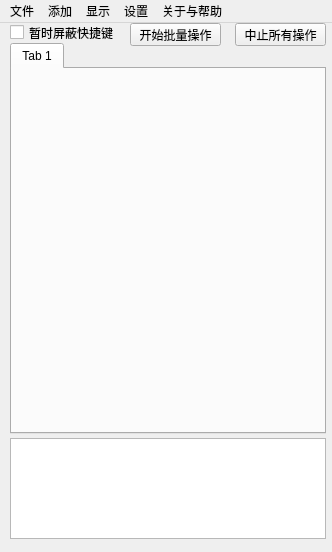
<?xml version="1.0" encoding="UTF-8"?>
<ui version="4.0">
 <class>MainWindow</class>
 <widget class="QMainWindow" name="MainWindow">
  <property name="geometry">
   <rect>
    <x>0</x>
    <y>0</y>
    <width>332</width>
    <height>552</height>
   </rect>
  </property>
  <property name="windowTitle">
   <string>MainWindow</string>
  </property>
  <widget class="QWidget" name="centralwidget">
   <widget class="QCheckBox" name="is_block_short_key">
    <property name="geometry">
     <rect>
      <x>10</x>
      <y>0</y>
      <width>111</width>
      <height>19</height>
     </rect>
    </property>
    <property name="toolTip">
     <string>暂时屏蔽快捷键以便进行生成区域选定，创建多个AI导出文档</string>
    </property>
    <property name="text">
     <string>暂时屏蔽快捷键</string>
    </property>
   </widget>
   <widget class="QPushButton" name="start_all">
    <property name="geometry">
     <rect>
      <x>130</x>
      <y>0</y>
      <width>91</width>
      <height>23</height>
     </rect>
    </property>
    <property name="toolTip">
     <string>对当前所有任务进行顺序流水线执行</string>
    </property>
    <property name="text">
     <string>开始批量操作</string>
    </property>
   </widget>
   <widget class="QPushButton" name="stop_all">
    <property name="geometry">
     <rect>
      <x>235</x>
      <y>0</y>
      <width>91</width>
      <height>23</height>
     </rect>
    </property>
    <property name="toolTip">
     <string>执行流水线任务操作后，按此键可一键中止</string>
    </property>
    <property name="text">
     <string>中止所有操作</string>
    </property>
   </widget>
   <widget class="QTabWidget" name="tabWidget">
    <property name="geometry">
     <rect>
      <x>10</x>
      <y>20</y>
      <width>316</width>
      <height>391</height>
     </rect>
    </property>
    <property name="styleSheet">
     <string notr="true"/>
    </property>
    <property name="currentIndex">
     <number>0</number>
    </property>
    <widget class="QWidget" name="tab">
     <attribute name="title">
      <string>Tab 1</string>
     </attribute>
    </widget>
   </widget>
   <widget class="QTextBrowser" name="textBrowser">
    <property name="geometry">
     <rect>
      <x>10</x>
      <y>415</y>
      <width>316</width>
      <height>101</height>
     </rect>
    </property>
    <property name="html">
     <string>&lt;!DOCTYPE HTML PUBLIC &quot;-//W3C//DTD HTML 4.0//EN&quot; &quot;http://www.w3.org/TR/REC-html40/strict.dtd&quot;&gt;
&lt;html&gt;&lt;head&gt;&lt;meta name=&quot;qrichtext&quot; content=&quot;1&quot; /&gt;&lt;meta charset=&quot;utf-8&quot; /&gt;&lt;style type=&quot;text/css&quot;&gt;
p, li { white-space: pre-wrap; }
hr { height: 1px; border-width: 0; }
li.unchecked::marker { content: &quot;\2610&quot;; }
li.checked::marker { content: &quot;\2612&quot;; }
&lt;/style&gt;&lt;/head&gt;&lt;body style=&quot; font-family:'Microsoft YaHei UI'; font-size:9pt; font-weight:400; font-style:normal;&quot;&gt;
&lt;p style=&quot;-qt-paragraph-type:empty; margin-top:0px; margin-bottom:0px; margin-left:0px; margin-right:0px; -qt-block-indent:0; text-indent:0px;&quot;&gt;&lt;br /&gt;&lt;/p&gt;&lt;/body&gt;&lt;/html&gt;</string>
    </property>
   </widget>
  </widget>
  <widget class="QMenuBar" name="menubar">
   <property name="geometry">
    <rect>
     <x>0</x>
     <y>0</y>
     <width>332</width>
     <height>21</height>
    </rect>
   </property>
   <widget class="QMenu" name="menu">
    <property name="title">
     <string>文件</string>
    </property>
    <addaction name="actionsave"/>
    <addaction name="actionimport"/>
    <addaction name="actionexit"/>
   </widget>
   <widget class="QMenu" name="menu_2">
    <property name="title">
     <string>显示</string>
    </property>
    <widget class="QMenu" name="menu_3">
     <property name="title">
      <string>切换昼夜模式</string>
     </property>
     <addaction name="action_to_night_2"/>
     <addaction name="action_to_early"/>
    </widget>
    <addaction name="action_optop"/>
    <addaction name="menu_3"/>
    <addaction name="action_to_main_win"/>
   </widget>
   <widget class="QMenu" name="menu_4">
    <property name="title">
     <string>添加</string>
    </property>
    <addaction name="actionadd_preset"/>
    <addaction name="actionadd_control"/>
   </widget>
   <widget class="QMenu" name="menu_5">
    <property name="title">
     <string>设置</string>
    </property>
    <widget class="QMenu" name="menub">
     <property name="title">
      <string>任务结束后是否播放音频音频</string>
     </property>
     <addaction name="actionyinpin_start"/>
     <addaction name="actionyinpin_stop"/>
    </widget>
    <widget class="QMenu" name="menu_7">
     <property name="title">
      <string>设置透明度</string>
     </property>
     <addaction name="actionopcacity_true"/>
     <addaction name="actionopcacity_false"/>
    </widget>
    <addaction name="menub"/>
    <addaction name="menu_7"/>
    <addaction name="actionset_key"/>
   </widget>
   <widget class="QMenu" name="menu_6">
    <property name="title">
     <string>关于与帮助</string>
    </property>
    <addaction name="actionabout"/>
    <addaction name="actionhelp"/>
   </widget>
   <addaction name="menu"/>
   <addaction name="menu_4"/>
   <addaction name="menu_2"/>
   <addaction name="menu_5"/>
   <addaction name="menu_6"/>
  </widget>
  <action name="action_optop">
   <property name="text">
    <string>切换置顶模式</string>
   </property>
  </action>
  <action name="action_to_main_win">
   <property name="text">
    <string>切换回主界面</string>
   </property>
   <property name="toolTip">
    <string>切换回主界面</string>
   </property>
  </action>
  <action name="action_to_night_2">
   <property name="text">
    <string>夜间模式</string>
   </property>
   <property name="toolTip">
    <string>夜间模式</string>
   </property>
  </action>
  <action name="action_to_early">
   <property name="text">
    <string>昼间模式</string>
   </property>
  </action>
  <action name="actionadd_preset">
   <property name="text">
    <string>添加新预设</string>
   </property>
  </action>
  <action name="actionadd_control">
   <property name="text">
    <string>添加controlnet</string>
   </property>
  </action>
  <action name="actionsave">
   <property name="text">
    <string>保存工程 （将当前所有工程保存为工程文件） &lt;Ctrl+S&gt;</string>
   </property>
  </action>
  <action name="actionimport">
   <property name="text">
    <string>读取工程 （在本工程的基础上增加工程文件） &lt;Ctrl+R&gt;</string>
   </property>
  </action>
  <action name="actionexit">
   <property name="text">
    <string>退出 &lt;Ctrl+Q&gt;</string>
   </property>
  </action>
  <action name="actionsetting">
   <property name="text">
    <string>Autodl账号密码配置</string>
   </property>
  </action>
  <action name="actionyinpin_start">
   <property name="text">
    <string>音频开启</string>
   </property>
  </action>
  <action name="actionyinpin_stop">
   <property name="text">
    <string>音频关闭</string>
   </property>
  </action>
  <action name="actionabout">
   <property name="text">
    <string>关于Psdlink pro</string>
   </property>
  </action>
  <action name="actionhelp">
   <property name="text">
    <string>帮助</string>
   </property>
  </action>
  <action name="actionopcacity_true">
   <property name="text">
    <string>不透明</string>
   </property>
  </action>
  <action name="actionopcacity_false">
   <property name="text">
    <string>半透明</string>
   </property>
  </action>
  <action name="actionset_key">
   <property name="text">
    <string>设置快捷键</string>
   </property>
  </action>
 </widget>
 <resources/>
 <connections/>
</ui>
